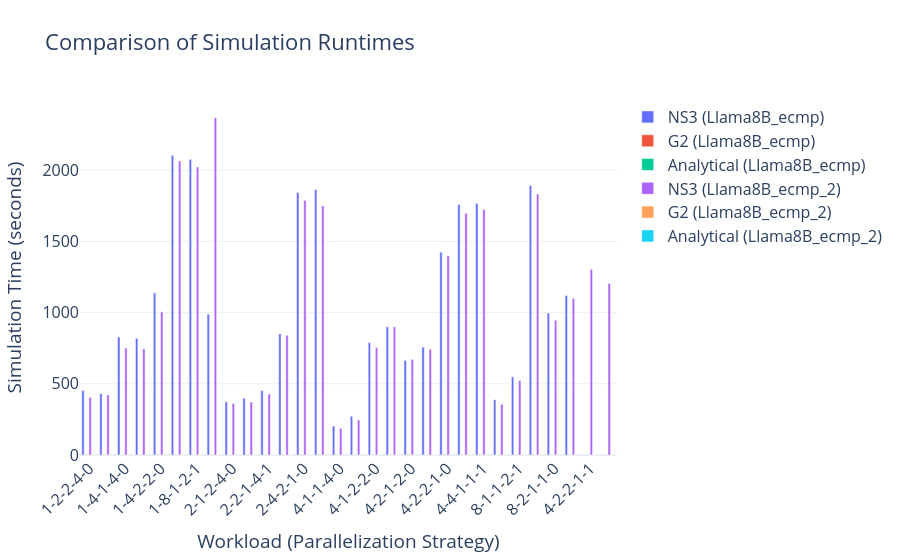
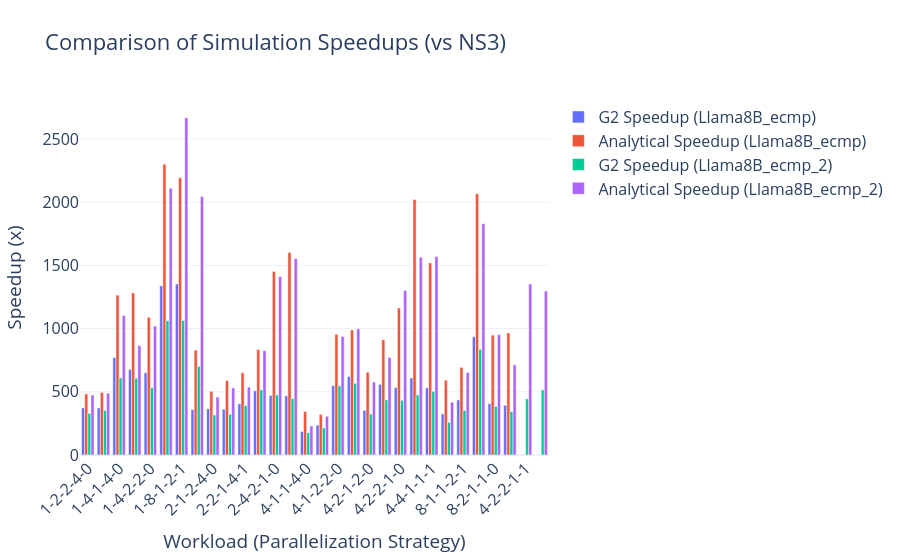

The cell these charts' notebook holds for them, in order:
### Markdown cell above
### 6. Compare Simulation Runtimes and Speedups

These plots compare the wall-clock simulation time and the speedup of G2 and Analytical simulators over NS3. This helps in understanding the efficiency of the different simulation models.

### Code cell
if 'df_combined' in locals() and not df_combined.empty:
    # Plot for Simulation Time
    fig_sim_time = go.Figure()
    for workload_group in df_combined['workload_group'].unique():
        df_group = df_combined[df_combined['workload_group'] == workload_group]
        fig_sim_time.add_trace(go.Bar(name=f'NS3 ({workload_group})', x=df_group['short_workload'], y=df_group['NS3_Sim_Time_sec']))
        fig_sim_time.add_trace(go.Bar(name=f'G2 ({workload_group})', x=df_group['short_workload'], y=df_group['G2_Sim_Time_sec']))
        fig_sim_time.add_trace(go.Bar(name=f'Analytical ({workload_group})', x=df_group['short_workload'], y=df_group['Analytical_Sim_Time_sec']))

    fig_sim_time.update_layout(
        title='Comparison of Simulation Runtimes',
        xaxis_title='Workload (Parallelization Strategy)',
        yaxis_title='Simulation Time (seconds)',
        barmode='group',
        xaxis_tickangle=-45,
        template='plotly_white',
        font=dict(size=16)
    )
    fig_sim_time.show()

    # Plot for Speedup
    fig_speedup = go.Figure()
    for workload_group in df_combined['workload_group'].unique():
        df_group = df_combined[df_combined['workload_group'] == workload_group]
        fig_speedup.add_trace(go.Bar(name=f'G2 Speedup ({workload_group})', x=df_group['short_workload'], y=df_group['G2 Speedup (x)']))
        fig_speedup.add_trace(go.Bar(name=f'Analytical Speedup ({workload_group})', x=df_group['short_workload'], y=df_group['AU Speedup (x)']))

    fig_speedup.update_layout(
        title='Comparison of Simulation Speedups (vs NS3)',
        xaxis_title='Workload (Parallelization Strategy)',
        yaxis_title='Speedup (x)',
        barmode='group',
        xaxis_tickangle=-45,
        template='plotly_white',
        font=dict(size=16)
    )
    fig_speedup.show()
else:
    print("Combined DataFrame not available for plotting.")

### Figure 1 — Plotly figure (JSON) as saved in the notebook; plotly's stock layout.template omitted (floating-point values rounded to 4 significant figures)
{"data": [{"name": "NS3 (Llama8B_ecmp)", "type": "bar", "x": ["1-2-2-4-0", "1-2-2-4-1", "1-4-1-4-0", "1-4-1-4-1", "1-4-2-2-0", "1-8-1-2-0", "1-8-1-2-1", "1-8-2-1-1", "2-1-2-4-0", "2-1-2-4-1", "2-2-1-4-1", "2-2-2-2-1", "2-4-2-1-0", "2-4-2-1-1", "4-1-1-4-0", "4-1-1-4-1", "4-1-2-2-0", "4-1-2-2-1", "4-2-1-2-0", "4-2-1-2-1", "4-2-2-1-0", "4-4-1-1-0", "4-4-1-1-1", "8-1-1-2-0", "8-1-1-2-1", "8-1-2-1-1", "8-2-1-1-0", "8-2-1-1-1"], "y": [452.4, 430.0, 828.5, 820.0, 1139.0, 2104.0, 2076.0, 989.1, 373.2, 399.0, 452.0, 851.2, 1843.0, 1865.0, 203.0, 272.4, 789.3, 900.2, 664.0, 757.0, 1424.0, 1758.0, 1766.0, 387.6, 548.8, 1892.0, 997.2, 1120.0]}, {"name": "G2 (Llama8B_ecmp)", "type": "bar", "x": ["1-2-2-4-0", "1-2-2-4-1", "1-4-1-4-0", "1-4-1-4-1", "1-4-2-2-0", "1-8-1-2-0", "1-8-1-2-1", "1-8-2-1-1", "2-1-2-4-0", "2-1-2-4-1", "2-2-1-4-1", "2-2-2-2-1", "2-4-2-1-0", "2-4-2-1-1", "4-1-1-4-0", "4-1-1-4-1", "4-1-2-2-0", "4-1-2-2-1", "4-2-1-2-0", "4-2-1-2-1", "4-2-2-1-0", "4-4-1-1-0", "4-4-1-1-1", "8-1-1-2-0", "8-1-1-2-1", "8-1-2-1-1", "8-2-1-1-0", "8-2-1-1-1"], "y": [1.214, 1.156, 1.076, 1.212, 1.751, 1.572, 1.535, 2.75, 1.021, 1.102, 1.115, 1.676, 3.908, 3.976, 1.088, 1.149, 1.439, 1.449, 1.879, 1.354, 2.672, 2.883, 3.324, 1.194, 1.261, 2.023, 2.457, 2.849]}, {"name": "Analytical (Llama8B_ecmp)", "type": "bar", "x": ["1-2-2-4-0", "1-2-2-4-1", "1-4-1-4-0", "1-4-1-4-1", "1-4-2-2-0", "1-8-1-2-0", "1-8-1-2-1", "1-8-2-1-1", "2-1-2-4-0", "2-1-2-4-1", "2-2-1-4-1", "2-2-2-2-1", "2-4-2-1-0", "2-4-2-1-1", "4-1-1-4-0", "4-1-1-4-1", "4-1-2-2-0", "4-1-2-2-1", "4-2-1-2-0", "4-2-1-2-1", "4-2-2-1-0", "4-4-1-1-0", "4-4-1-1-1", "8-1-1-2-0", "8-1-1-2-1", "8-1-2-1-1", "8-2-1-1-0", "8-2-1-1-1"], "y": [0.9362, 0.8692, 0.6552, 0.6397, 1.045, 0.9147, 0.9466, 1.192, 0.7405, 0.6781, 0.6945, 1.021, 1.269, 1.165, 0.5896, 0.8497, 0.8269, 0.9106, 1.014, 0.8302, 1.225, 0.8696, 1.163, 0.655, 0.7914, 0.9159, 1.052, 1.16]}, {"name": "NS3 (Llama8B_ecmp_2)", "type": "bar", "x": ["1-2-2-4-0", "1-2-2-4-1", "1-4-1-4-0", "1-4-1-4-1", "1-4-2-2-0", "1-8-1-2-0", "1-8-1-2-1", "1-8-2-1-1", "2-1-2-4-0", "2-1-2-4-1", "2-2-1-4-1", "2-2-2-2-1", "2-4-2-1-0", "2-4-2-1-1", "4-1-1-4-0", "4-1-1-4-1", "4-1-2-2-0", "4-1-2-2-1", "4-2-1-2-0", "4-2-1-2-1", "4-2-2-1-0", "4-2-2-1-1", "4-4-1-1-0", "4-4-1-1-1", "8-1-1-2-0", "8-1-1-2-1", "8-1-2-1-0", "8-1-2-1-1", "8-2-1-1-0", "8-2-1-1-1"], "y": [404.6, 421.9, 750.9, 745.5, 1006.0, 2065.0, 2022.0, 2368.0, 361.0, 371.7, 428.0, 840.9, 1788.0, 1749.0, 187.7, 245.4, 755.1, 899.5, 672.4, 741.8, 1399.0, 1304.0, 1697.0, 1724.0, 356.2, 522.7, 1205.0, 1832.0, 946.0, 1100.0]}, {"name": "G2 (Llama8B_ecmp_2)", "type": "bar", "x": ["1-2-2-4-0", "1-2-2-4-1", "1-4-1-4-0", "1-4-1-4-1", "1-4-2-2-0", "1-8-1-2-0", "1-8-1-2-1", "1-8-2-1-1", "2-1-2-4-0", "2-1-2-4-1", "2-2-1-4-1", "2-2-2-2-1", "2-4-2-1-0", "2-4-2-1-1", "4-1-1-4-0", "4-1-1-4-1", "4-1-2-2-0", "4-1-2-2-1", "4-2-1-2-0", "4-2-1-2-1", "4-2-2-1-0", "4-2-2-1-1", "4-4-1-1-0", "4-4-1-1-1", "8-1-1-2-0", "8-1-1-2-1", "8-1-2-1-0", "8-1-2-1-1", "8-2-1-1-0", "8-2-1-1-1"], "y": [1.228, 1.2, 1.232, 1.226, 1.887, 1.944, 1.9, 3.378, 1.14, 1.155, 1.093, 1.63, 3.757, 3.924, 1.064, 1.147, 1.38, 1.585, 2.076, 1.7, 3.229, 2.937, 3.565, 3.421, 1.383, 1.479, 2.338, 2.192, 2.465, 3.201]}, {"name": "Analytical (Llama8B_ecmp_2)", "type": "bar", "x": ["1-2-2-4-0", "1-2-2-4-1", "1-4-1-4-0", "1-4-1-4-1", "1-4-2-2-0", "1-8-1-2-0", "1-8-1-2-1", "1-8-2-1-1", "2-1-2-4-0", "2-1-2-4-1", "2-2-1-4-1", "2-2-2-2-1", "2-4-2-1-0", "2-4-2-1-1", "4-1-1-4-0", "4-1-1-4-1", "4-1-2-2-0", "4-1-2-2-1", "4-2-1-2-0", "4-2-1-2-1", "4-2-2-1-0", "4-2-2-1-1", "4-4-1-1-0", "4-4-1-1-1", "8-1-1-2-0", "8-1-1-2-1", "8-1-2-1-0", "8-1-2-1-1", "8-2-1-1-0", "8-2-1-1-1"], "y": [0.8541, 0.8636, 0.6805, 0.8615, 0.9861, 0.9787, 0.758, 1.158, 0.787, 0.7014, 0.7972, 1.018, 1.267, 1.127, 0.8198, 0.8021, 0.8062, 0.9012, 1.164, 0.9615, 1.075, 0.9639, 1.085, 1.098, 0.8536, 0.8001, 0.9297, 1.002, 0.9939, 1.544]}], "layout": {"barmode": "group", "font": {"size": 16}, "title": {"text": "Comparison of Simulation Runtimes"}, "xaxis": {"tickangle": -45, "title": {"text": "Workload (Parallelization Strategy)"}}, "yaxis": {"title": {"text": "Simulation Time (seconds)"}}}}

### Figure 2 — Plotly figure (JSON) as saved in the notebook; plotly's stock layout.template omitted (floating-point values rounded to 4 significant figures)
{"data": [{"name": "G2 Speedup (Llama8B_ecmp)", "type": "bar", "x": ["1-2-2-4-0", "1-2-2-4-1", "1-4-1-4-0", "1-4-1-4-1", "1-4-2-2-0", "1-8-1-2-0", "1-8-1-2-1", "1-8-2-1-1", "2-1-2-4-0", "2-1-2-4-1", "2-2-1-4-1", "2-2-2-2-1", "2-4-2-1-0", "2-4-2-1-1", "4-1-1-4-0", "4-1-1-4-1", "4-1-2-2-0", "4-1-2-2-1", "4-2-1-2-0", "4-2-1-2-1", "4-2-2-1-0", "4-4-1-1-0", "4-4-1-1-1", "8-1-1-2-0", "8-1-1-2-1", "8-1-2-1-1", "8-2-1-1-0", "8-2-1-1-1"], "y": [372.7, 372.0, 770.3, 676.4, 650.5, 1339.0, 1353.0, 359.7, 365.4, 362.1, 405.4, 508.0, 471.4, 469.0, 186.7, 237.1, 548.6, 621.1, 353.4, 559.0, 533.0, 609.8, 531.3, 324.5, 435.3, 935.4, 405.8, 393.1]}, {"name": "Analytical Speedup (Llama8B_ecmp)", "type": "bar", "x": ["1-2-2-4-0", "1-2-2-4-1", "1-4-1-4-0", "1-4-1-4-1", "1-4-2-2-0", "1-8-1-2-0", "1-8-1-2-1", "1-8-2-1-1", "2-1-2-4-0", "2-1-2-4-1", "2-2-1-4-1", "2-2-2-2-1", "2-4-2-1-0", "2-4-2-1-1", "4-1-1-4-0", "4-1-1-4-1", "4-1-2-2-0", "4-1-2-2-1", "4-2-1-2-0", "4-2-1-2-1", "4-2-2-1-0", "4-4-1-1-0", "4-4-1-1-1", "8-1-1-2-0", "8-1-1-2-1", "8-1-2-1-1", "8-2-1-1-0", "8-2-1-1-1"], "y": [483.2, 494.7, 1265.0, 1282.0, 1089.0, 2301.0, 2193.0, 829.7, 504.0, 588.5, 650.8, 833.6, 1452.0, 1601.0, 344.4, 320.6, 954.5, 988.6, 654.6, 911.9, 1162.0, 2021.0, 1519.0, 591.7, 693.5, 2066.0, 948.2, 965.7]}, {"name": "G2 Speedup (Llama8B_ecmp_2)", "type": "bar", "x": ["1-2-2-4-0", "1-2-2-4-1", "1-4-1-4-0", "1-4-1-4-1", "1-4-2-2-0", "1-8-1-2-0", "1-8-1-2-1", "1-8-2-1-1", "2-1-2-4-0", "2-1-2-4-1", "2-2-1-4-1", "2-2-2-2-1", "2-4-2-1-0", "2-4-2-1-1", "4-1-1-4-0", "4-1-1-4-1", "4-1-2-2-0", "4-1-2-2-1", "4-2-1-2-0", "4-2-1-2-1", "4-2-2-1-0", "4-2-2-1-1", "4-4-1-1-0", "4-4-1-1-1", "8-1-1-2-0", "8-1-1-2-1", "8-1-2-1-0", "8-1-2-1-1", "8-2-1-1-0", "8-2-1-1-1"], "y": [329.4, 351.7, 609.4, 608.0, 532.9, 1062.0, 1064.0, 701.0, 316.7, 321.9, 391.5, 516.0, 475.9, 445.7, 176.4, 214.0, 547.1, 567.3, 323.9, 436.4, 433.1, 443.9, 476.0, 503.8, 257.6, 353.3, 515.3, 835.7, 383.9, 343.8]}, {"name": "Analytical Speedup (Llama8B_ecmp_2)", "type": "bar", "x": ["1-2-2-4-0", "1-2-2-4-1", "1-4-1-4-0", "1-4-1-4-1", "1-4-2-2-0", "1-8-1-2-0", "1-8-1-2-1", "1-8-2-1-1", "2-1-2-4-0", "2-1-2-4-1", "2-2-1-4-1", "2-2-2-2-1", "2-4-2-1-0", "2-4-2-1-1", "4-1-1-4-0", "4-1-1-4-1", "4-1-2-2-0", "4-1-2-2-1", "4-2-1-2-0", "4-2-1-2-1", "4-2-2-1-0", "4-2-2-1-1", "4-4-1-1-0", "4-4-1-1-1", "8-1-1-2-0", "8-1-1-2-1", "8-1-2-1-0", "8-1-2-1-1", "8-2-1-1-0", "8-2-1-1-1"], "y": [473.7, 488.6, 1103.0, 865.3, 1020.0, 2110.0, 2667.0, 2045.0, 458.7, 529.9, 536.9, 825.7, 1411.0, 1553.0, 229.0, 306.0, 936.6, 998.1, 577.4, 771.6, 1301.0, 1352.0, 1564.0, 1569.0, 417.2, 653.2, 1296.0, 1829.0, 951.9, 712.6]}], "layout": {"barmode": "group", "font": {"size": 16}, "title": {"text": "Comparison of Simulation Speedups (vs NS3)"}, "xaxis": {"tickangle": -45, "title": {"text": "Workload (Parallelization Strategy)"}}, "yaxis": {"title": {"text": "Speedup (x)"}}}}
